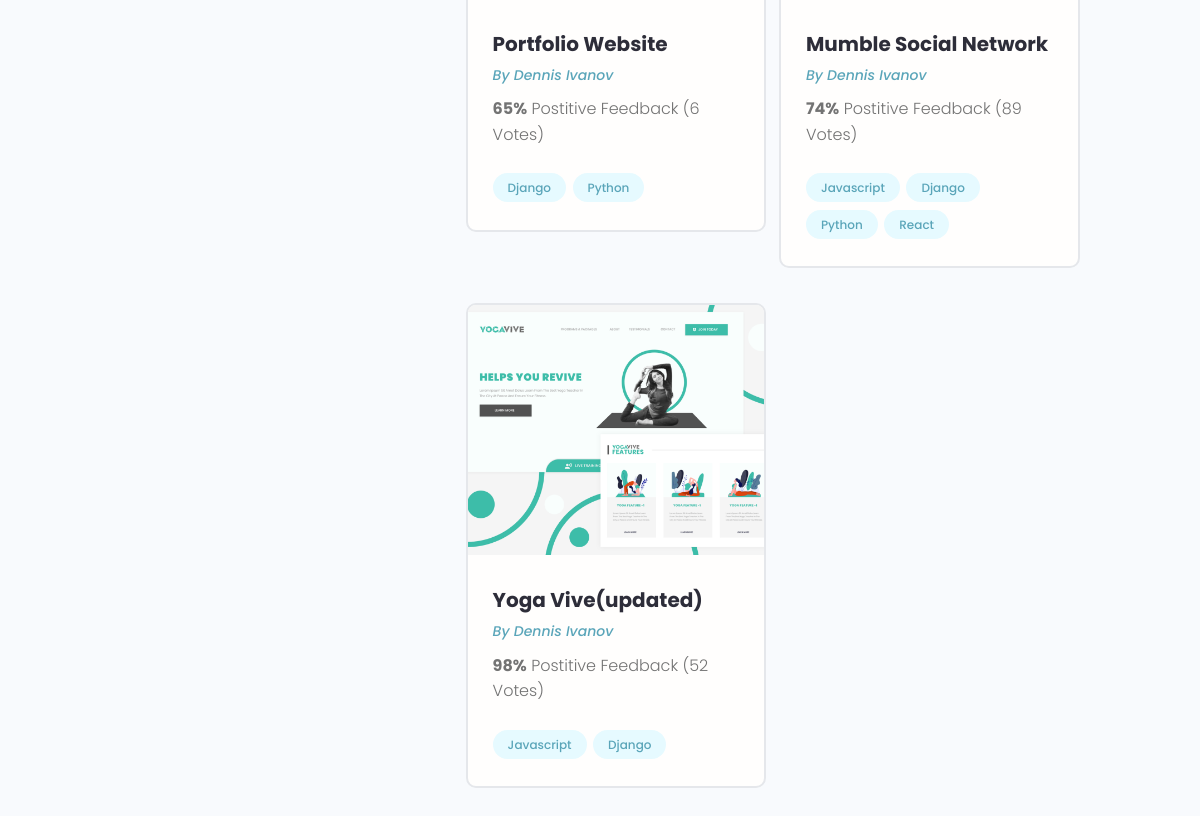
Before: /profile/05e4980d-faf5-47c0-b944-1dd0502763d8/ (lower part) with the older database file.
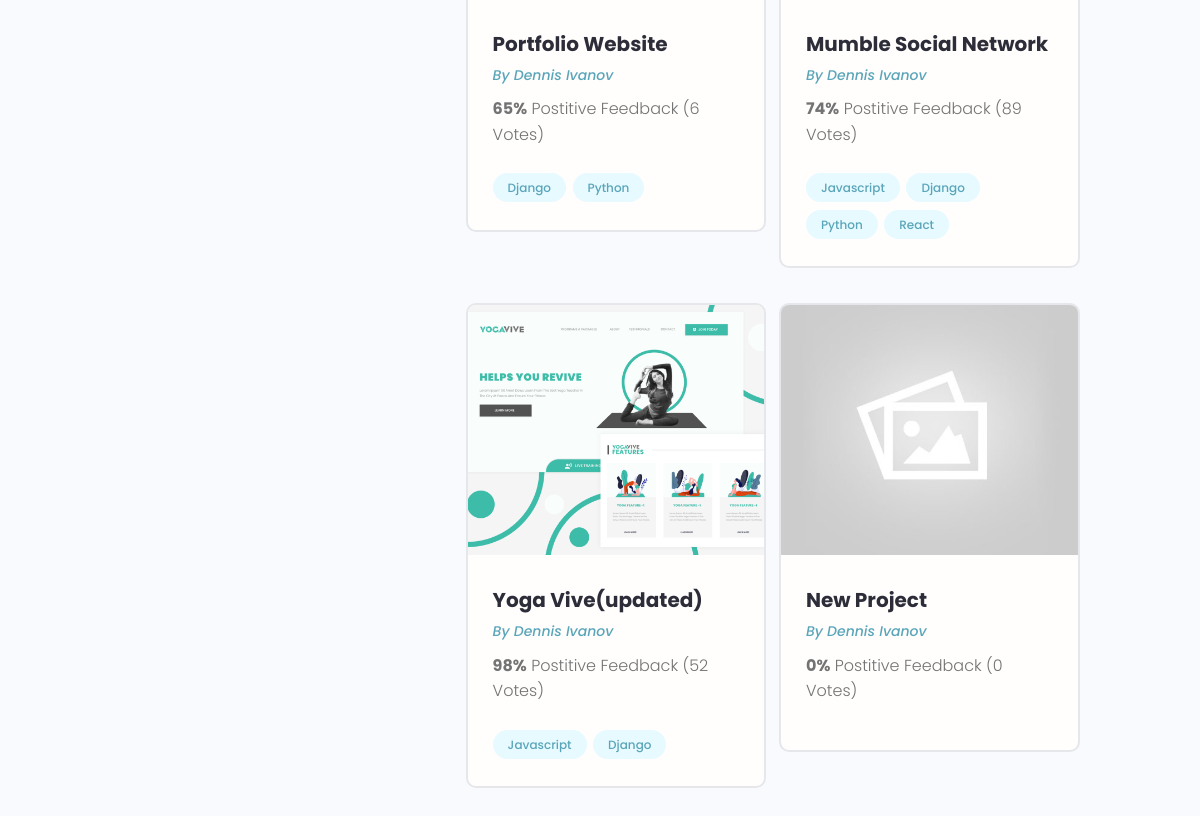
After: the same page with the newer database file.
### projects/models.py (models this page shows, shortened)
class Project(models.Model):
    owner = models.ForeignKey(
        Profile, null=True, blank=True, on_delete=models.SET_NULL)
    title = models.CharField(max_length=200)
    description = models.TextField(null=True, blank=True)
    featured_image = models.ImageField(
        null=True, blank=True, default="default.jpg")
    demo_link = models.CharField(max_length=2000, null=True, blank=True)
    source_link = models.CharField(max_length=2000, null=True, blank=True)
    tags = models.ManyToManyField('Tag', blank=True)
    vote_total = models.IntegerField(default=0, null=True, blank=True)
    vote_ratio = models.IntegerField(default=0, null=True, blank=True)
    created = models.DateTimeField(auto_now_add=True)
    id = models.UUIDField(default=uuid.uuid4, unique=True, primary_key=True, editable=False)

class Tag(models.Model):
    name = models.CharField(max_length=200)
    created = models.DateTimeField(auto_now_add=True)
    id = models.UUIDField(default=uuid.uuid4, unique=True, primary_key=True, editable=False)
    def __str__(self):
        return self.name

### users/models.py (models this page shows, shortened)
class Profile(models.Model):
    user = models.OneToOneField(User, on_delete=models.CASCADE, null=True, blank=True)
    name = models.CharField(max_length=200, blank=True, null=True)
    email = models.EmailField(max_length=500, blank=True, null=True)
    username = models.CharField(max_length=200, blank=True, null=True)
    location = models.CharField(max_length=200, blank=True, null=True)
    short_intro = models.CharField(max_length=200, blank=True, null=True)
    bio = models.TextField(blank=True, null=True)
    profile_image = models.ImageField(blank=True, null=True, upload_to='profiles/',
    default="profiles/user-default.png")
    social_github = models.CharField(max_length=200, blank=True, null=True)
    social_twitter = models.CharField(max_length=200, blank=True, null=True)
    social_linkedin = models.CharField(max_length=200, blank=True, null=True)
    social_youtube = models.CharField(max_length=200, blank=True, null=True)
    social_website = models.CharField(max_length=200, blank=True, null=True)
    created = models.DateTimeField(auto_now_add=True)
    id = models.UUIDField(default=uuid.uuid4, unique=True, primary_key=True, editable=False)

### users/views.py (the view)
# urls.py: path('profile/<str:pk>/', views.userProfile, name="user-profile"),
def userProfile(request, pk):
    profile = Profile.objects.get(id=pk)
    topSkills = profile.skill_set.exclude(description__exact="")
    otherSkills = profile.skill_set.filter(description="")
    context = {'profile': profile, 'topSkills': topSkills, 'otherSkills': otherSkills }
    return render(request, 'users/user-profile.html', context)

### users/models.py (called while the page is built)
    def __str__(self):
        return str(self.name)

### users/templates/users/user-profile.html (shortened to what this page needs)
{% extends 'main.html' %}
{% block content %}
<main class="profile my-md">
    <div class="container">
        <div class="layout">
            <div class="column column--1of3">
            </div>
            <div class="column column--2of3">
                <div class="devInfo">
                    <div class="grid grid--two">
                        {% for project in profile.project_set.all  %}
                        <div class="column">
                            <div class="card project">
                                <a href="{% url 'project' project.id %}" class="project">
                                    <img class="project__thumbnail" src="{{ project.featured_image.url }}"
                                        alt="project thumbnail" />
                                    <div class="card__body">
                                        <h3 class="project__title">{{ project.title }}</h3>
                                        <p><a class="project__author" href="{% url 'user-profile' project.owner.id %}">By {{project.owner.name}}</a></p>
                                        <p class="project--rating">
                                            <span style="font-weight: bold;">{{ project.vote_ratio }}%</span> Postitive
                                            Feedback ({{ project.vote_total }} Vote{{ project.vote_total|pluralize:"s"}})
                                        </p>
                                        <div class="project__tags">
                                            {% for tag in project.tags.all %}
                                            <span class="tag tag--pill tag--main">
                                                <small>{{ tag }}</small>
                                            </span>
                                            {% endfor %}
                                        </div>
                                    </div>
                                </a>
                            </div>
                        </div>
                        {% endfor %}
                    </div>
                </div>
            </div>
        </div>
    </div>
</main>
{% endblock content %}

Changed rows visible on the page:
added Project: featured_image (placeholder picture), title "New Project", owner.name "Dennis Ivanov", vote_ratio "0", vote_total "0"
